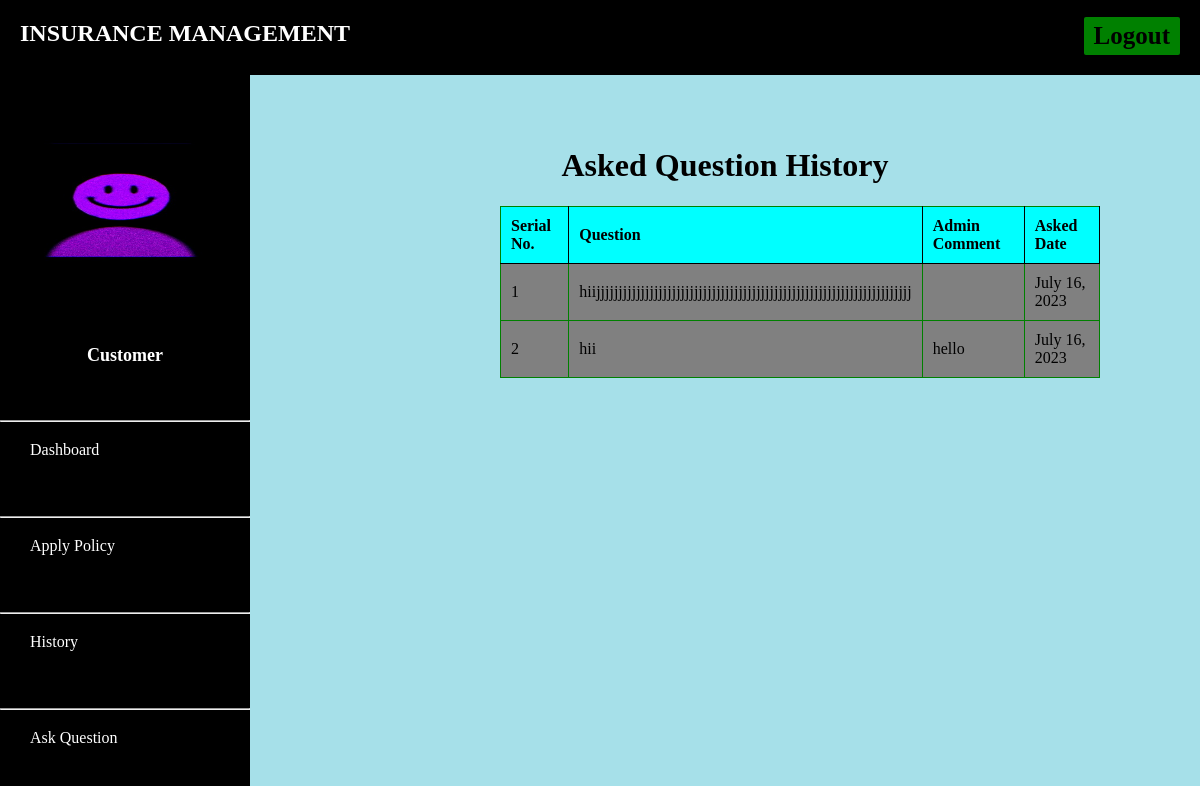
The page /customer/question-history (signed in) on the database its author committed.
### customer/models.py (models this page shows, shortened)
class Customer(models.Model):
    user=models.OneToOneField(User,on_delete=models.CASCADE)
    profile_pic= models.ImageField(upload_to='profile_pic',null=True,blank=True)
    address = models.CharField(max_length=40)
    mobile = models.CharField(max_length=20,null=False)

### admins/models.py (models this page shows, shortened)
class Question(models.Model):
    customer= models.ForeignKey(Customer, on_delete=models.CASCADE)
    description =models.CharField(max_length=500)
    admin_comment=models.CharField(max_length=200,default='Nothing')
    asked_date =models.DateField(auto_now=True)

### customer/views.py (the view)
# urls.py: path('question-history', views.question_history,name='question-history'),
def question_history(request):
    customer = models.Customer.objects.get(user_id=request.user.id)
    questions = CMODEL.Question.objects.all().filter(customer=customer)
    return render(request,'question_history.html',{'questions':questions,'customer':customer})

### customer/templates/question_history.html (shortened to what this page needs)
{% extends 'customerbase.html' %}
{% block content %}
{%load static%}
<head>
</head>
<br><br>
<div class="container" style="margin-top:20px;">
  <div class="panel panel-primary">
    <div class="panel-heading">
      <h1 class="panel-title">Asked Question History</h1>
    </div>
    <table class="table table-hover" id="dev-table">
      <thead>
        <thead>
          <tr>
            <th style="border-right: 1px solid #000; border-bottom: 1px solid #000;">Serial No.</th>
            <th style="border-right: 1px solid #000; border-bottom: 1px solid #000;">Question</th>
            <th style="border-right: 1px solid #000; border-bottom: 1px solid #000;">Admin Comment</th>
            <th style="border-right: 1px solid #000; border-bottom: 1px solid #000;">Asked Date</th>
          </tr>
        </thead>
      {% for t in questions %}
      <tr>
        <td> {{ forloop.counter }}</td>
        <td> {{t.description}}</td>
        <td>{{t.admin_comment}}</td>
        <td>{{t.asked_date}}</td>
      </tr>
      {% endfor %}
    </table>
  </div>
</div>
<br><br><br><br><br><br>
{% endblock content %}

### customer/templates/customerbase.html (shortened to what this page needs)
<!DOCTYPE html>
{% load static %}
<html lang="en" dir="ltr">
<head>
</head>
<body>
  <header>
    <div class="left_area">
      <h3>Insurance Management</h3>
    </div>
    <div class="right_area">
      <a href="/logout" class="logout_btn">Logout</a>
    </div>
  </header>
  <div class="sidebar">
    <center>
      <img src="{% static customer.profile_pic.url %}" class="profile_image" alt="">
      <h4>{{ request.user.first_name }}</h4>
      <h4 style="color: rgb(255, 255, 255);">Customer</h4><br><br>
    </center>
    <ul>
      <hr><li><a href="/customer/customer-dashboard"><span>Dashboard</span></a></li><br>
      <hr><li><a href="/customer/apply-policy"><span>Apply Policy</span></a></li><br>
      <hr><li><a href="/customer/history"><span>History</span></a></li><br>
      <hr><li><a href="/customer/ask-question"><span>Ask Question</span></a></li><br>
      <hr><li><a href="/customer/question-history"><span>Question History</span></a></li><br>
      <hr><br><li><a href="/customer/settings"><span>Settings</span></a></li><hr>
    </ul>
  </div>
  <div class="content">
    <br><br><br><br><br>
    {% block content %}
    {% endblock %}
    <br><br><br>
  </div>
</body>
</html>

### customer/templates/customerbase.html (style rules this page uses)
a:link { text-decoration: none; }
body { margin: 0; padding: 10; font-family:cursive; background:#b2b2b2; }
header { position: fixed; background:black; padding: 20px; width: 100%; z-index: 1; }
.left_area h3 { color:white; margin: 0px; text-transform: uppercase; font-size: 24px; font-weight: 900; }
.logout_btn { padding: 5px 10px; background:green; text-decoration: none; float: right; margin-top: -30px; margin-right: 40px; border-radius: 2px; font-size:25px; font-weight: 600; color:black; transition: 0.3s; }
.sidebar { background:black; margin-top: 70px; padding-top: 30px; position: fixed; left: 0; width: 250px; height: 100%; transition: 0.5s; transition-property: left; }
.sidebar .profile_image { width: 200px; height: 200px; border-radius: 50%; margin-bottom: 10px; }
.sidebar h4 { color:black; margin-top: 0; margin-bottom: 10px; font-size: 18px; }
.sidebar ul { list-style: none; padding: 0; margin: 0; }
.sidebar li { margin-bottom: 20px; background:black }
.sidebar a { color: #FFF; display: flex; align-items: center; width: 100%; line-height: 40px; text-decoration: none; padding-left: 20px; box-sizing: border-box; transition: 0.3s; font-size: 16px; }
.content { margin-left:250px; background-color:#a6e0e9; transition:0.5s; }

### customer/templates/question_history.html (style rules this page uses)
a:link { text-decoration: none; }
body { background-color: #a6e0e9; font-family: cursive; }
.container { margin: 100px; }
table { border-collapse: collapse; width:80%; margin-left:150px; }
th, td { font-size:25; padding: 10px; text-align: left; border: 1px solid green; background-color:cyan; }
td { background-color:grey; }
h1 { text-align: center; color:black; }

### rows shown on the page
Customer: profile_pic (picture)
Question: description "hiijjjjjjjjjjjjjjjjjjjjjjjjjjjjjjjjjjjjjjjjjjjjjjjjjjjjjjjjjjjjjjjjjjjjjjj", asked_date "July 16, 2023"
Question: description "hii", admin_comment "hello", asked_date "July 16, 2023"
